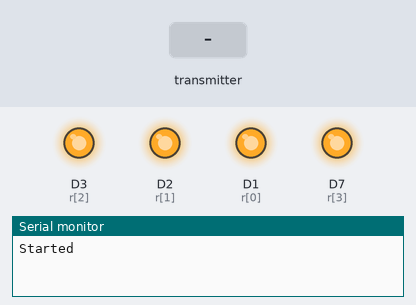
Bench run of a sketch on a simulated ESP8266 (NodeMCU). Shown: output pins drawn as LEDs (lit = HIGH), the last lines printed to the serial monitor. The test bench sets the inputs (shaded band).

Above: at 1.6 s.
1.7 s: the transmitter starts sending s.0 = 256
At 2.4 s:
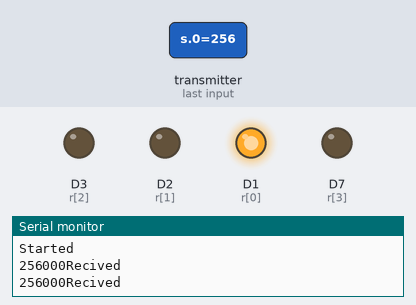
3.2 s: the transmitter starts sending s.2 = 256
At 3.6 s:
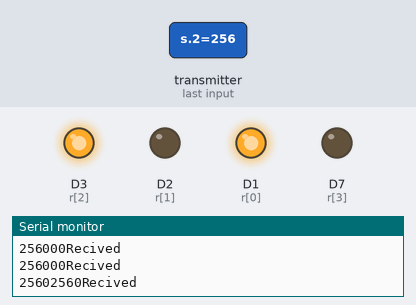
4.7 s: the transmitter starts sending s.1 = 256
At 5.9 s:
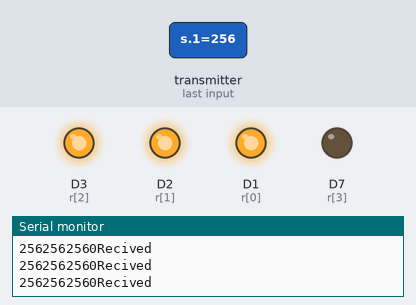
6.2 s: the transmitter starts sending s.0 = 0
At 7.1 s:
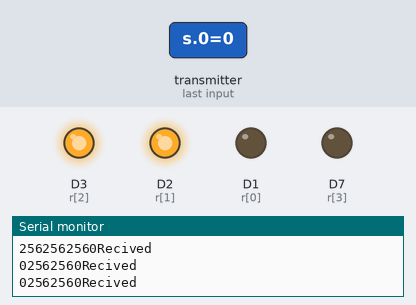
7.7 s: the transmitter starts sending s.3 = 256
At 8.2 s:
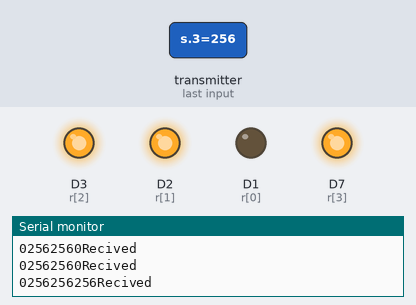
9.2 s: the transmitter starts sending s.1 = 0
At 10.5 s:
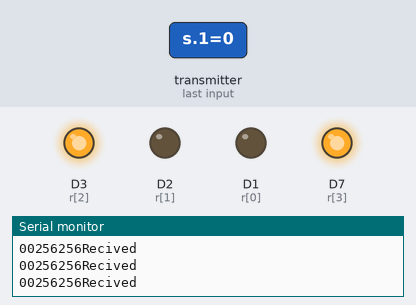
Timing chart, 0 to 11.7 s (numbered marks = the images above; inputs shaded):
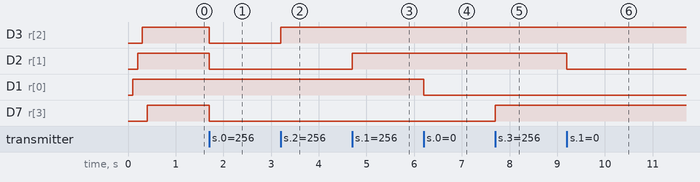

The sketch:

switch_node_ESP.ino
```cpp
#include <ESP8266WiFi.h>
#include <espnow.h>
uint8_t r[4]={D1,D2,D3,D7};
typedef struct switch_state {
    int s[7];
} switch_state;

switch_state ms_data;
void OnDataRecv(uint8_t * mac, uint8_t *incomingData, uint8_t len) {
  memcpy(&ms_data, incomingData, sizeof(ms_data));
  for(int j=0;j<4;j++){
  Serial.print(ms_data.s[j]);
  digitalWrite(r[j],ms_data.s[j]);
  }
  Serial.println("Recived");
}

void setup() {
  for(int j=0;j<4;j++){
  pinMode(r[j], OUTPUT);
  delay(100);
  digitalWrite(r[j],HIGH);
  }

  Serial.begin(115200);
  WiFi.mode(WIFI_STA);
  WiFi.disconnect();
  if (esp_now_init() != 0) {
    Serial.println("Error initializing ESP-NOW");
    return;
  }
  esp_now_set_self_role(ESP_NOW_ROLE_SLAVE);
  esp_now_register_recv_cb(OnDataRecv);
  Serial.println("Started");
}

void loop() {

}
```

Measured:
- after the input at 1.7 s, D3 (r[2]), D2 (r[1]), D7 (r[3]): HIGH → LOW at once
- after the input at 3.2 s, D3 (r[2]): LOW → HIGH at once
- after the input at 4.7 s, D2 (r[1]): LOW → HIGH at once
- after the input at 6.2 s, D1 (r[0]): HIGH → LOW at once
- after the input at 7.7 s, D7 (r[3]): LOW → HIGH at once
- after the input at 9.2 s, D2 (r[1]): HIGH → LOW at once
